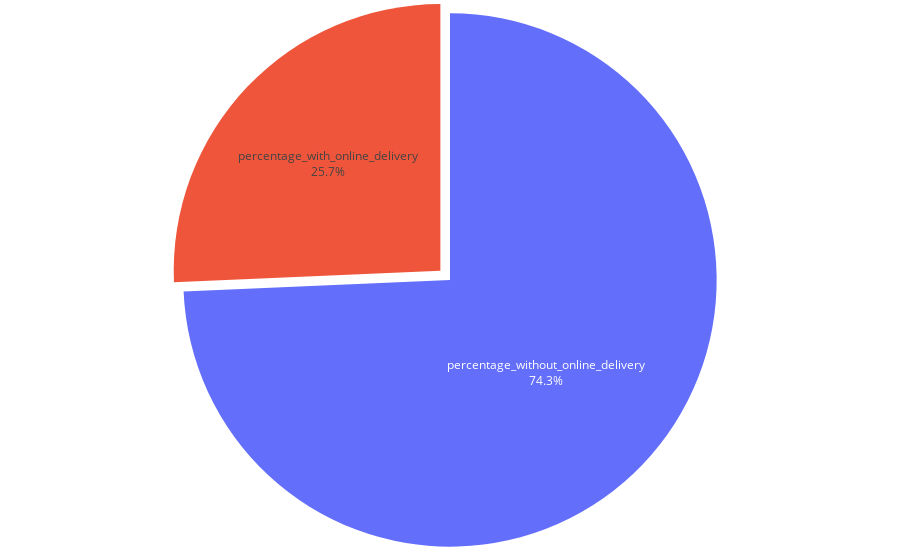

This figure's notebook cell:
### Code cell
delivery_pie = px.pie(
    names=percent_label,
    values=percentage_online_and_off,
    hole=0
)

delivery_pie.update_traces(
    textinfo='label+percent',
    textposition='inside',
    showlegend=False,
    pull=[0.05, 0]  # same as explode
)

delivery_pie.update_layout(
    margin=dict(t=0, b=0, l=10, r=10),
    autosize=True,
    #paper_bgcolor='yellow',
    showlegend=False

)

### Figure 1 — Plotly figure (JSON) as saved in the notebook; plotly's stock layout.template omitted (floating-point values rounded to 4 significant figures)
{"data": [{"domain": {"x": [0, 1], "y": [0, 1]}, "hole": 0, "hovertemplate": "label=%{label}<br>value=%{value}<extra></extra>", "labels": ["percentage_with_online_delivery", "percentage_without_online_delivery"], "legendgroup": "", "name": "", "pull": [0.05, 0], "showlegend": false, "textinfo": "label+percent", "textposition": "inside", "type": "pie", "values": [25.69, 74.31]}], "layout": {"autosize": true, "legend": {"tracegroupgap": 0}, "margin": {"b": 0, "l": 10, "r": 10, "t": 0}, "showlegend": false}}
